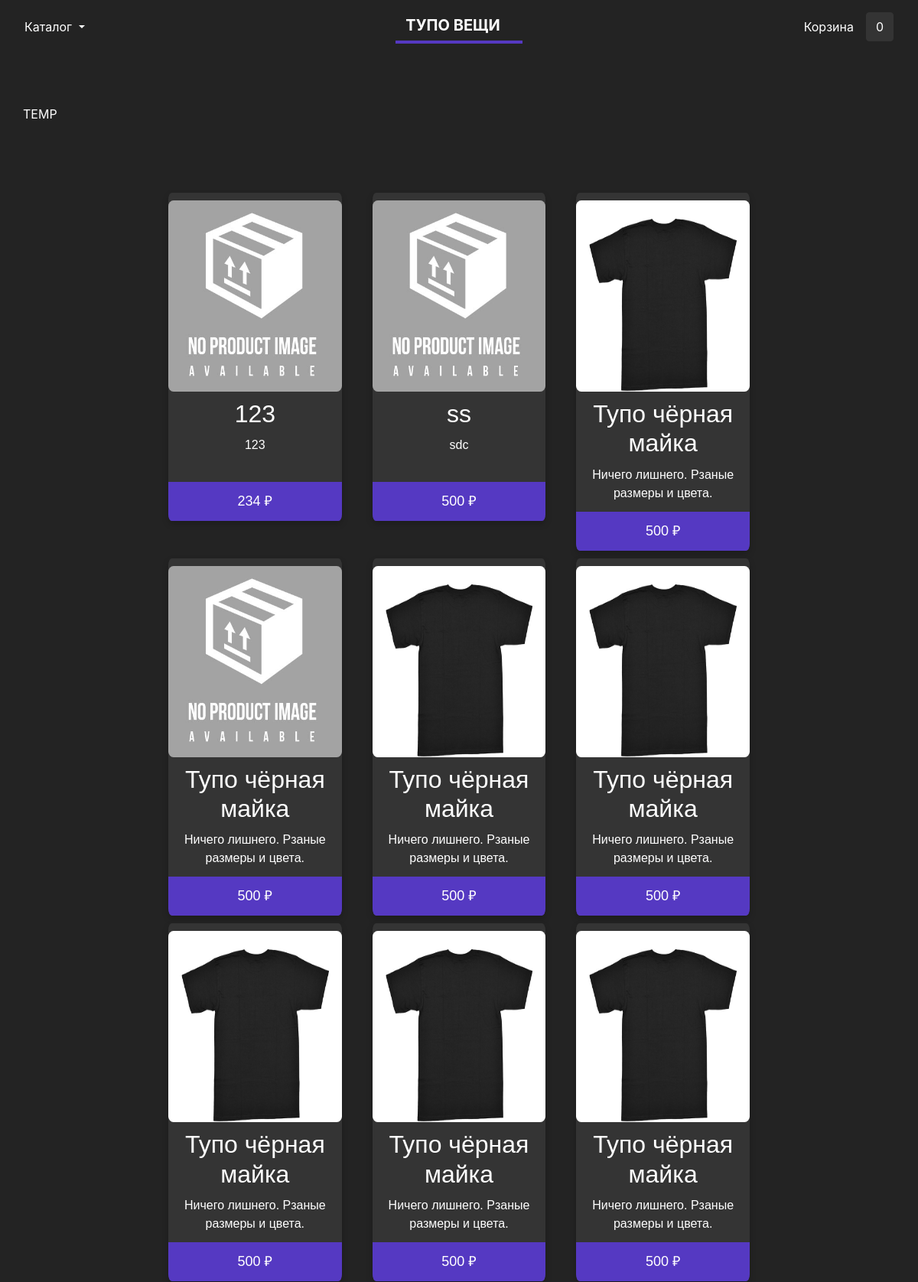
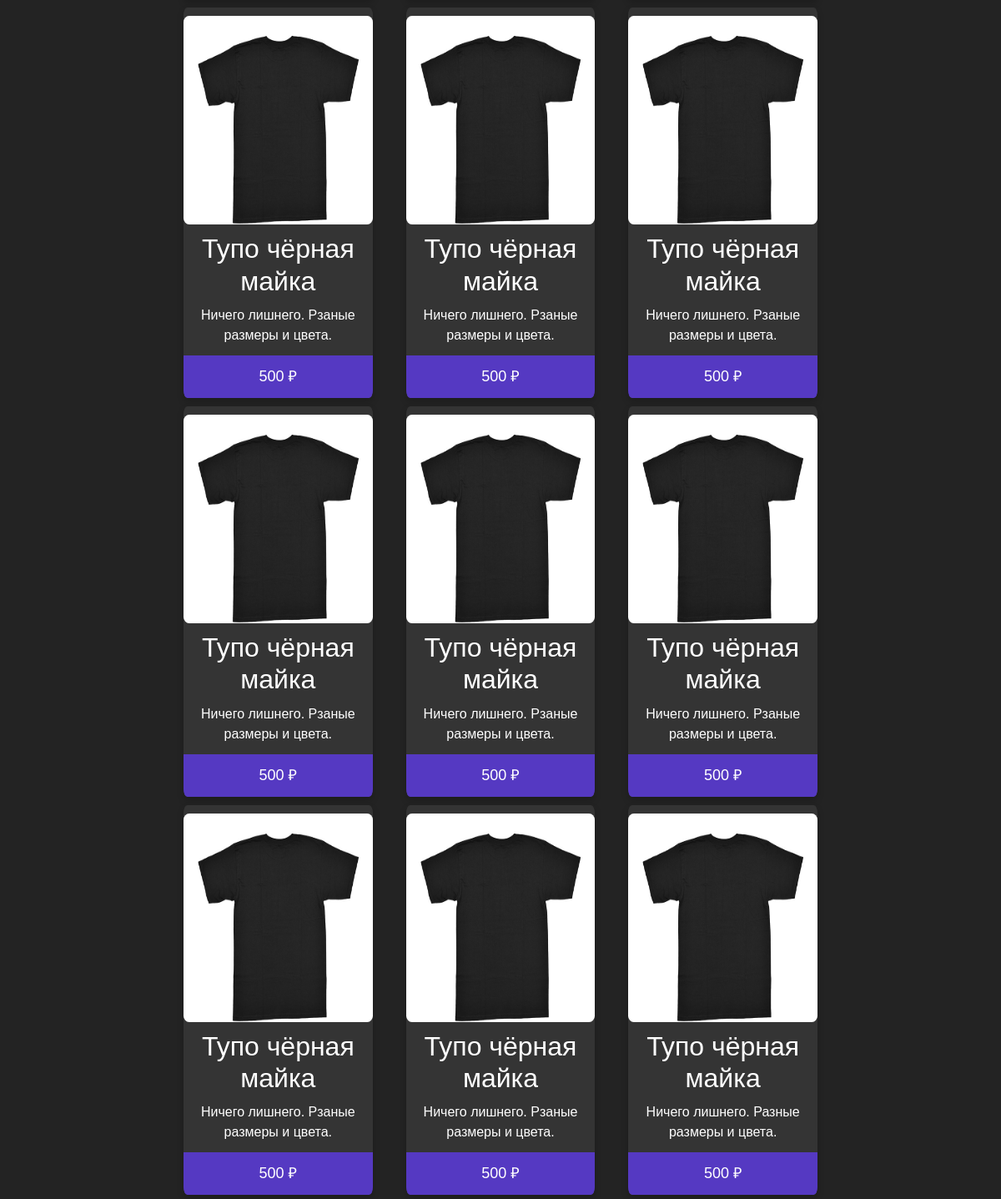
The page / on the database its author committed (2 pictures, top to bottom).
### JustSimpleShop/models.py (models this page shows, shortened)
class Product(models.Model):
    category = models.ForeignKey(Category, related_name="products", on_delete=models.CASCADE)
    name = models.CharField(max_length=100, db_index=True)
    slug = models.SlugField(max_length=100, db_index=True)
    description = models.TextField(blank=True)
    price = models.PositiveIntegerField()
    available = models.BooleanField(default=True)
    stock = models.PositiveIntegerField()
    created_at = models.DateTimeField(auto_now_add=True)
    updated_at = models.DateTimeField(auto_now=True)
    image = models.ImageField(upload_to='products/%Y/%m/%d', blank=True)
    class Meta:
        ordering = ('name',)
        index_together = (('id', 'slug'),)
    def get_absolute_url(self):
        return reverse('JustSimpleShop:product_detail', args=[self.id, self.slug])

### JustSimpleShop/views.py (the view)
# urls.py: url(r'^$', views.product_list, name='product_list'),
def product_list(request, category_slug=None):
    category = None
    categories = Category.objects.all()
    products = Product.objects.filter(available=True)
    if category_slug:
        category = get_object_or_404(Category, slug=category_slug)
        products = Product.objects.filter(category=category)
    context = {
        'category': category,
        'categories': categories,
        'products': products
    }
    return render(request, 'JustSimpleShop/product/list.html', context)

### JustSimpleShop/models.py (called while the page is built)
    def get_absolute_url(self):
        return reverse('JustSimpleShop:product_list_by_category', args=[self.slug])

### cart/cart.py (called while the page is built)
    def __len__(self):
        return sum(item['quantity'] for item in self.cart.values())

### cart/context-processors.py (called while the page is built)
def cart(request):
    return {'cart': Cart(request)}

### JustSimpleShop/templates/JustSimpleShop/product/list.html (shortened to what this page needs)
{% extends 'JustSimpleShop/base.html' %}
{% load static %}
{% block content %}
    {% include 'JustSimpleShop/sortSearch.html' %}
   <div class="container-fluid">
      <div class="row justify-content-center" style="margin-top: 6%">
        <div class="col-sm-8 blog-main">
          <div class="blog-post">
              <div class="row">
                  {% for product in products %}
                      <div class="col-md-4 product-wrapper">
                        <div class="product">
                            <a href="{{ product.get_absolute_url }}">
                                <img src="{% if product.image %} {{ product.image.url }} {% else %} {% static 'img/default.jpg' %} {% endif %}" alt="..." >
                            </a>
                            <div>
                                <h2 class="product-title">
                                    <a href="{{ product.get_absolute_url }}">{{ product.name }}</a>
                                </h2>
                                <div class="product-description">{{ product.description }}</div>
                                <a href="{{ product.get_absolute_url }}"><div class="price">{{ product.price }} ₽</div></a>
                            </div>
                        </div>
                      </div>
                  {% endfor %}
              </div>
          </div>
        </div>
      </div>
    </div>
{% endblock %}

### JustSimpleShop/static/css/styles.css (style rules this page uses)
body { background: #232323; color: white; }
.product-wrapper { display: block; width: 100%; float: left; transition: width .2s; }
@media only screen and (min-width: 450px) { .product-wrapper { width: 50%; } }
@media only screen and (min-width: 768px) { .product-wrapper { width: 33.333%; } }
@media only screen and (min-width: 1000px) { .product-wrapper { width: 25%; } }
.product { box-shadow: 0 4px 8px 0 rgba(0, 0, 0, 0.2); max-width: 300px; margin: 5px; text-align: center; font-family: Arial; background-color: #343434; border-radius: 2%; overflow: hidden; }
.product img { margin-top: 10px; margin-bottom: 10px; max-width: 100%; max-height: 100%; height: 250px; border-radius: 3%; }
.price { border: none; outline: 0; padding: 12px; color: white; background-color: #5539C2; text-align: center; cursor: pointer; width: 100%; font-size: 18px; }
.product-description { color: white; margin-top: 10px; margin-bottom: 10px; height: 50px; }
.product-title { color: white; }
.product a { color: white; }

### rows shown on the page
Product: name "123", description "123", price "234"
Product: name "ss", description "sdc", price "500"
Product: image (picture), name "Тупо чёрная майка", description "Ничего лишнего. Рзаные размеры и цвета.", price "500"
Product: name "Тупо чёрная майка", description "Ничего лишнего. Рзаные размеры и цвета.", price "500"
Product: image (picture), name "Тупо чёрная майка", description "Ничего лишнего. Рзаные размеры и цвета.", price "500"
Product: image (picture), name "Тупо чёрная майка", description "Ничего лишнего. Рзаные размеры и цвета.", price "500"
Product: image (picture), name "Тупо чёрная майка", description "Ничего лишнего. Рзаные размеры и цвета.", price "500"
Product: image (picture), name "Тупо чёрная майка", description "Ничего лишнего. Рзаные размеры и цвета.", price "500"
Product: image (picture), name "Тупо чёрная майка", description "Ничего лишнего. Рзаные размеры и цвета.", price "500"
Product: image (picture), name "Тупо чёрная майка", description "Ничего лишнего. Рзаные размеры и цвета.", price "500"
Product: image (picture), name "Тупо чёрная майка", description "Ничего лишнего. Рзаные размеры и цвета.", price "500"
Product: image (picture), name "Тупо чёрная майка", description "Ничего лишнего. Рзаные размеры и цвета.", price "500"
Product: image (picture), name "Тупо чёрная майка", description "Ничего лишнего. Рзаные размеры и цвета.", price "500"
Product: image (picture), name "Тупо чёрная майка", description "Ничего лишнего. Рзаные размеры и цвета.", price "500"
Product: image (picture), name "Тупо чёрная майка", description "Ничего лишнего. Рзаные размеры и цвета.", price "500"
Product: image (picture), name "Тупо чёрная майка", description "Ничего лишнего. Рзаные размеры и цвета.", price "500"
Product: image (picture), name "Тупо чёрная майка", description "Ничего лишнего. Рзаные размеры и цвета.", price "500"
Product: image (picture), name "Тупо чёрная майка", description "Ничего лишнего. Разные размеры и цвета.", price "500"
